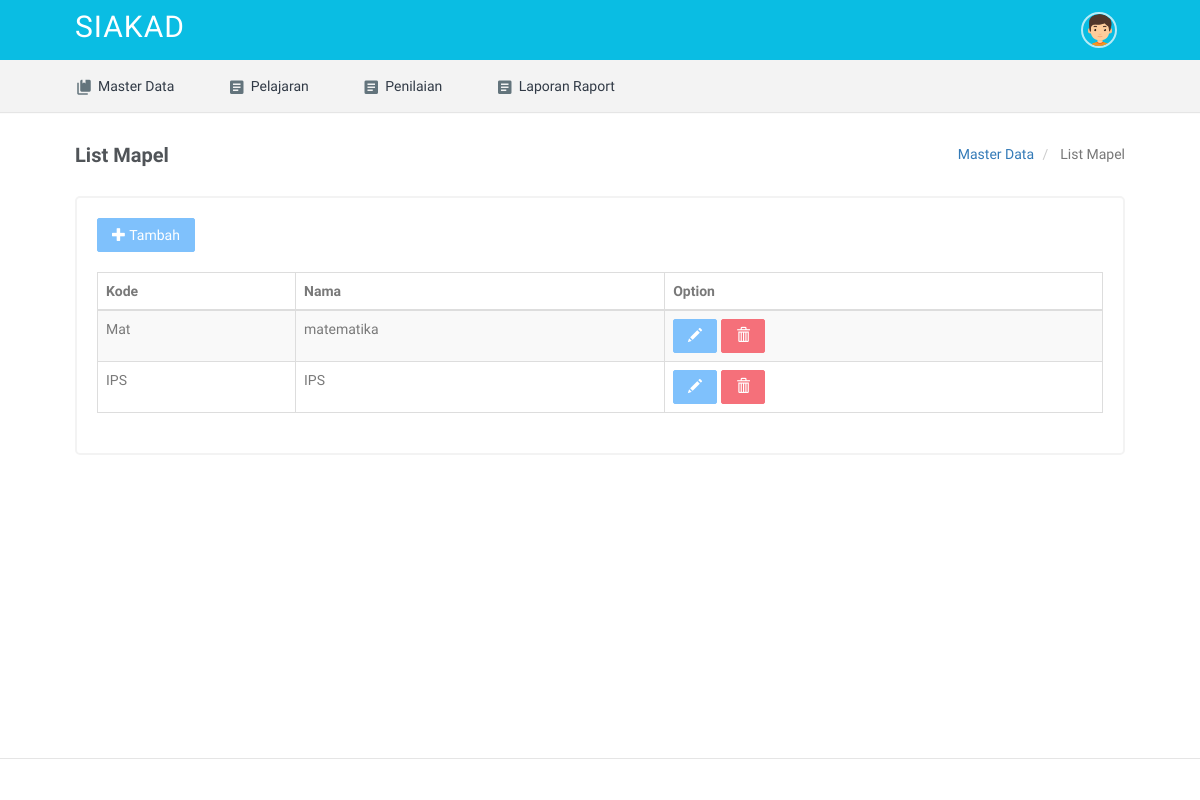
Page /index.php/mapel on the committed database.
### tables this page shows
CREATE TABLE `mapel` (
  `id_mapel` int(11) NOT NULL,
  `kode_mapel` varchar(30) NOT NULL,
  `nama_mapel` varchar(50) NOT NULL
);

### application/modules/mapel/controllers/Mapel.php (called while the page is built, shortened)
<?php
class Mapel extends MX_Controller {
    public function __construct(){
        $this->load->model('m_mapel');
        $this->load->library('session');
    }
    public function index(){
        $data['page'] = array(
            'page1' => 'Master Data',
            'page2' => 'List Mapel',
            'title' => 'List Mapel'
        );
        $data['row'] = $this->m_mapel->all()->result();
            $this->load->view('template/header');
            $this->load->view('mapel/data_mapel', $data);
            $this->load->view('template/footer');
    }
}

### index.php (called while the page is built, shortened)
<?php
require_once BASEPATH.'core/CodeIgniter.php';

### application/modules/mapel/models/M_mapel.php (called while the page is built, shortened)
<?php
class M_mapel extends CI_Model{
	public $tables = 'mapel';
	function all(){
		return $this->db->get($this->tables);
	}
}

### application/modules/mapel/views/data_mapel.php (the view, shortened to what this page needs)
<div class="wrapper">
    <div class="container">
        <div class="row">
            <div class="col-sm-12">
                <div class="page-title-box">
                    <div class="btn-group pull-right">
                        <ol class="breadcrumb hide-phone p-0 m-0">
                            <li>
                                <a href="#"><?php echo $page['page1']; ?></a>
                            </li>
                            <li class="active">
                                <?php echo $page['page2']; ?>
                            </li>
                        </ol>
                    </div>
                    <h4 class="page-title"><?php echo $page['title']; ?></h4>
                </div>
            </div>
        </div>
        <div class="row">
            <div class="col-sm-12">
                <div class="card-box table-responsive">
                    <div style="margin-bottom:20px;">
                        <a href="mapel/form_insert_mapel" class="btn btn-primary waves-effect"><span class="glyphicon glyphicon-plus"></span> Tambah</a>
                    </div>
                    <table id="datatable" class="table table-striped table-bordered">
                        <thead>
                        <tr>
                            <th>Kode</th>
                            <th>Nama</th>
                            <th>Option</th>
                        </tr>
                        </thead>
                        <tbody>
                            <?php
                            foreach ($row as $key ) {
                            ?>
                            <tr>
                                <td><?php echo $key->kode_mapel; ?></td>
                                <td><?php echo $key->nama_mapel; ?></td>
                                <td>
                                    <a href="mapel/form_edit_mapel/<?php echo $key->id_mapel; ?>" class="btn btn-primary  waves-effect"><span class="glyphicon glyphicon-pencil"></span></a>
                                   <button idne="<?php echo $key->id_mapel; ?>" class="btn btn-danger waves-effect waves-light btndel" ><span class="glyphicon glyphicon-trash"></span></button>
                                </td>
                            </tr>
                            <?php
                            }
                            ?>
                        </tbody>
                    </table>
                </div>
            </div>
        </div>

### assets/assets/css/core.css (style rules this page uses)
body { font-family: 'Varela Round', sans-serif; margin: 0; padding-bottom: 65px; overflow-x: hidden; color: #797979; }
html { position: relative; min-height: 100%; }
.h1, .h2, .h3, .h4, .h5, .h6, h1, h2, h3, h4, h5, h6 { color: #505458; font-family: 'Hind Madurai', sans-serif; margin: 10px 0; }
* { outline: none !important; }
.p-0 { padding: 0 !important; }
.m-0 { margin: 0 !important; }
.card-box { padding: 20px; border: 2px solid #f3f3f3; -webkit-border-radius: 5px; border-radius: 5px; -moz-border-radius: 5px; background-clip: padding-box; margin-bottom: 20px; background-color: #ffffff; }
.row { margin-right: -10px; margin-left: -10px; }
.col-lg-1, .col-lg-10, .col-lg-11, .col-lg-12, .col-lg-2, .col-lg-3, .col-lg-4, .col-lg-5, .col-lg-6, .col-lg-7, .col-lg-8, .col-lg-9, .col-md-1, .col-md-10, .col-md-11, .col-md-12, .col-md-2, .col-md-3, .col-md-4, .col-md-5, .col-md-6, .col-md-7, .col-md-8, .col-md-9, .col-sm-1, .col-sm-10, .col-sm-11, .col-sm-12, .col-sm-2, .col-sm-3, .col-sm-4, .col-sm-5, .col-sm-6, .col-sm-7, .col-sm-8, .col-sm-9, .col-xs-1, .col-xs-10, .col-xs-11, .col-xs-12, .col-xs-2, .col-xs-3, .col-xs-4, .col-xs-5, .col-xs-6, .col-xs-7, .col-xs-8, .col-xs-9 { padding-left: 10px; padding-right: 10px; }
.breadcrumb { background-color: transparent; margin-bottom: 15px; padding-top: 10px; padding-left: 0; }
.waves-effect { position: relative; cursor: pointer; display: inline-block; overflow: hidden; -webkit-user-select: none; -moz-user-select: none; -ms-user-select: none; user-select: none; -webkit-tap-highlight-color: transparent; vertical-align: middle; z-index: 1; will-change: opacity, transform; -webkit-transition: all 0.3s ease-out; -moz-transition: all 0.3s ease-out; -o-transition: all 0.3s ease-out; -ms-transition: all 0.3s ease-out; transition: all 0.3s ease-out; }

### assets/assets/css/menu.css (style rules this page uses)
.container { width: 90%; }
.wrapper { padding-top: 114px; }
.page-title-box { padding: 30px 0; }
.page-title-box .page-title { font-size: 20px; margin-bottom: 0; margin-top: 0; font-weight: 600; }

### rows in the picture
mapel: kode_mapel "Mat", nama_mapel "matematika"
mapel: kode_mapel "IPS", nama_mapel "IPS"

### other values in the picture
$page['page1'] "Master Data"
$page['page2'] "List Mapel"
$page['title'] "List Mapel"
